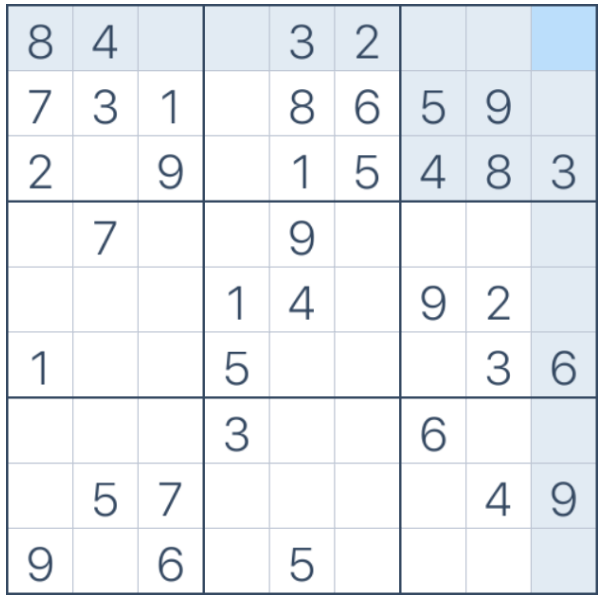
#> input picture images/sudokuEasy1.PNG, 603 x 600 px, found by its file name; its folder holds only this picture in this run
$ python main.py
#> lines starting #> are read from the running program, lines starting #| are printed output that depends on the picture; after the words box and inside, x2 and y2 are one past the last pixel; in counts of white or black regions, pixels touching at a corner belong together
#> in readImage, original_image is the input picture: shape (600, 603, 3); mean B, G, R 242.6, 238.9, 235.2
import cv2
import pytesseract
import numpy as np
from os import listdir
from os.path import isfile, join


pytesseract.pytesseract.tesseract_cmd = 'C:\\Program Files\\Tesseract-OCR\\tesseract.exe'
# config to filter digits
conf = r'--oem 3 --psm 6 -c tessedit_char_whitelist=123456789'


# [32 lines left out: functions get_index, draw_box, not called in this run]


def process_image(image):
    gray = cv2.cvtColor(image, cv2.COLOR_BGR2GRAY)
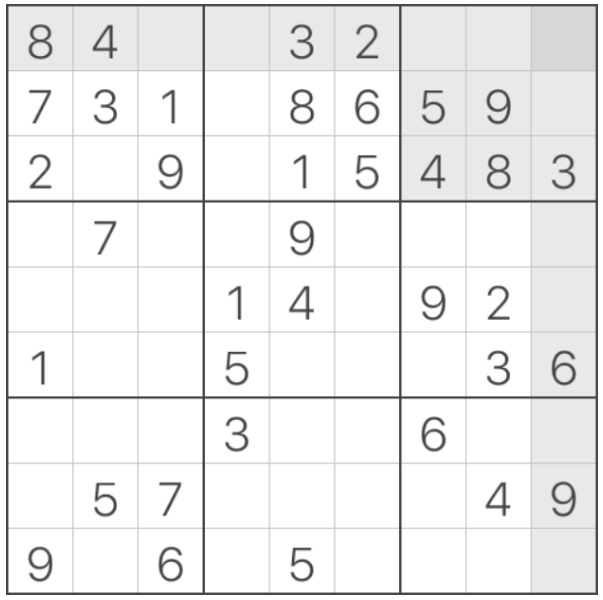
#> gray: shape (600, 603); min 69, max 255, mean 238.2
    thresh = cv2.threshold(
        gray, 0, 255, cv2.THRESH_BINARY_INV + cv2.THRESH_OTSU)[1]
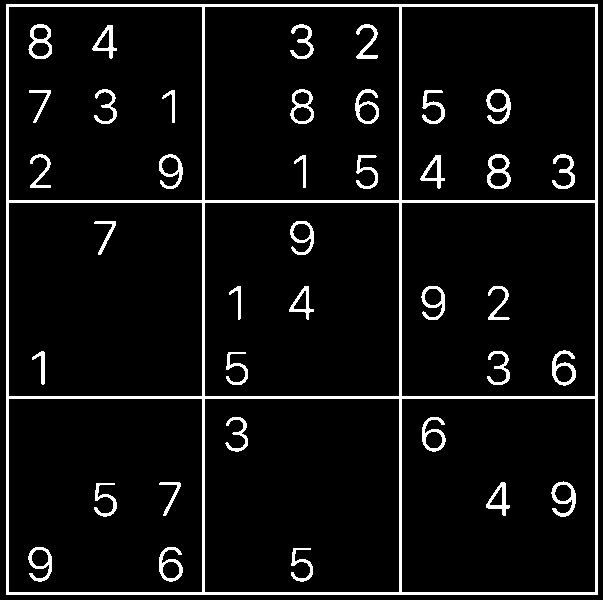
#> thresh: shape (600, 603); 6.7% white; 38 white regions, largest, box (x1, y1, x2, y2) and area: (6, 4, 598, 595) 14052, (487, 154, 511, 189) 365, (28, 24, 52, 59) 356

    # removing vertical lines from image
    vertical_kernel = cv2.getStructuringElement(cv2.MORPH_RECT, (1, 25))
    detected_lines = cv2.morphologyEx(
        thresh, cv2.MORPH_OPEN, vertical_kernel, iterations=2)
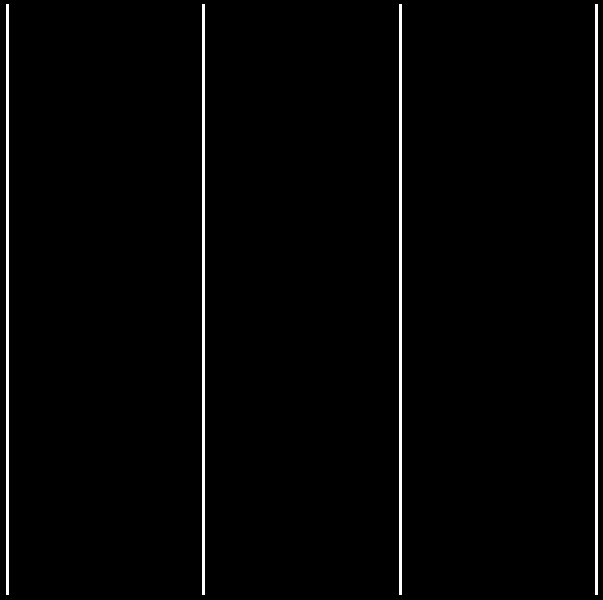
#> detected_lines: shape (600, 603); 2% white; 4 white regions
    cnts = cv2.findContours(
        detected_lines, cv2.RETR_EXTERNAL, cv2.CHAIN_APPROX_SIMPLE)
#> cnts = 4 contours; box (x1, y1, x2, y2) and area: (595, 4, 598, 595) 1180, (399, 4, 402, 595) 1180, (202, 4, 205, 595) 1180, (6, 4, 9, 595) 1180
    cnts = cnts[0] if len(cnts) == 2 else cnts[1]
    list_of_horizontal_points = []
    for c in cnts:
        # print("c is {c}".format(c=c[0][0][0]))
        list_of_horizontal_points.append(c[0][0][0])
        cv2.drawContours(image, [c], -1, (255, 255, 255), 2)
#> this loop made 4 passes
#> c on passes 1 to 4: [[595, 4], [595, 594], [597, 594], [597, 4]], [[399, 4], [399, 594], [401, 594], [401, 4]], [[202, 4], [202, 594], [204, 594], [204, 4]], [[6, 4], [6, 594], [8, 594], [8, 4]]
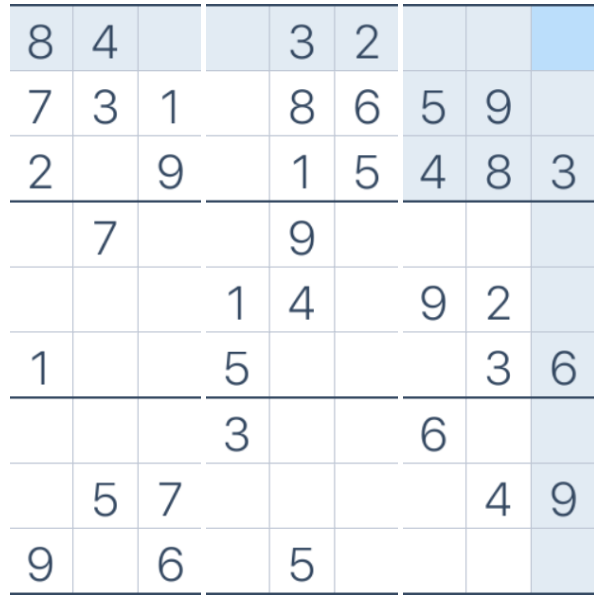
#> image: shape (600, 603, 3); 2.29% of pixels changed, all inside (x1, y1, x2, y2) = (6, 4, 598, 595)
#> after the loop, list_of_horizontal_points = [595, 399, 202, 6]
    w_start = min(list_of_horizontal_points)
#> w_start = 6
    w_puzzle = max(list_of_horizontal_points) - w_start
#> w_puzzle = 589
    # print("w is {w}".format(w=w_puzzle))

    # removing horizontal lines from image
    horizontal_kernel = cv2.getStructuringElement(cv2.MORPH_RECT, (25, 1))
    detected_lines = cv2.morphologyEx(
        thresh, cv2.MORPH_OPEN, horizontal_kernel, iterations=2)
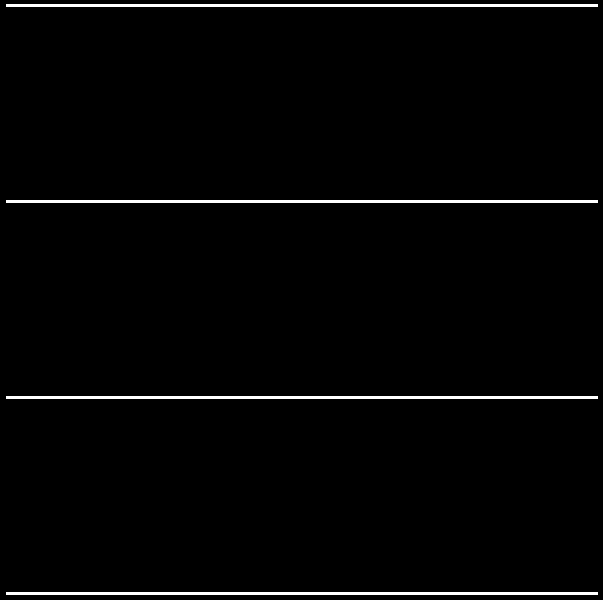
#> detected_lines: shape (600, 603); 2% white; 4 white regions
    cnts = cv2.findContours(
        detected_lines, cv2.RETR_EXTERNAL, cv2.CHAIN_APPROX_SIMPLE)
#> cnts = 4 contours; box (x1, y1, x2, y2) and area: (6, 592, 598, 595) 1182, (6, 396, 598, 399) 1182, (6, 200, 598, 203) 1182, (6, 4, 598, 7) 1182
    cnts = cnts[0] if len(cnts) == 2 else cnts[1]
    list_of_vertical_points = []
    for c in cnts:
        # print("c2 is {c}".format(c=c[0][0][1]))
        list_of_vertical_points.append(c[0][0][1])
        cv2.drawContours(image, [c], -1, (255, 255, 255), 2)
#> this loop made 4 passes
#> c on passes 1 to 4: [[6, 592], [6, 594], [597, 594], [597, 592]], [[6, 396], [6, 398], [597, 398], [597, 396]], [[6, 200], [6, 202], [597, 202], [597, 200]], [[6, 4], [6, 6], [597, 6], [597, 4]]
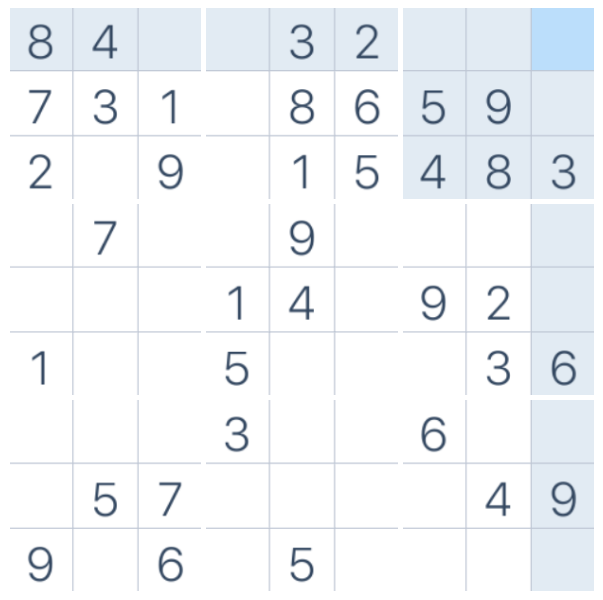
#> image: shape (600, 603, 3); 2.45% of pixels changed, all inside (x1, y1, x2, y2) = (10, 4, 594, 595)
#> after the loop, list_of_vertical_points = [592, 396, 200, 4]
    h_start = min(list_of_vertical_points)
#> h_start = 4
    h_puzzle = max(list_of_vertical_points) - h_start
#> h_puzzle = 588
    # print("h is {w}".format(w=h_puzzle))

    thresh = 175
    processed_image = cv2.threshold(
        image, thresh, 255, cv2.THRESH_BINARY)[1]
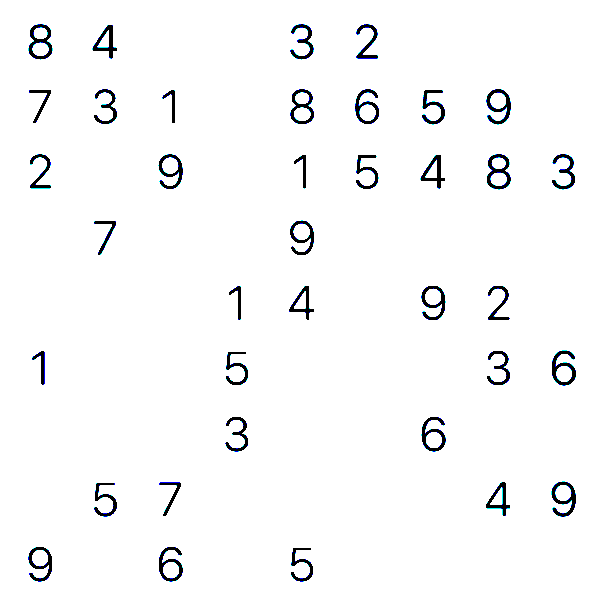
#> processed_image: shape (600, 603, 3); mean B, G, R 248.7, 248.1, 247.7
    processed_image = cv2.cvtColor(processed_image, cv2.COLOR_BGR2RGB)
    return processed_image, w_start, w_puzzle, h_start, h_puzzle


# [47 lines left out: function format_puzzle_list, not called in this run]


def readImage(name):

    link = './images/' + name
    original_image = cv2.imread(link)

    processed_image, w_start, w_puzzle, h_start, h_puzzle = process_image(original_image.copy())
#> w_start = 6; w_puzzle = 589; h_start = 4; h_puzzle = 588
    h_img, w_img = processed_image.shape[0], processed_image.shape[1]

    # print(pytesseract.image_to_string(image, config=conf))

    print(name)
    puzzle_list = [None] * 81

    boxes = pytesseract.image_to_boxes(processed_image, config=conf)
    for box in boxes.splitlines():
        draw_box(processed_image, original_image, box, h_img, w_img, h_puzzle,
                w_puzzle, h_start, w_start, puzzle_list)

    # checked_image would be a full white image if all numbers are detected
    # below checks if checked_image is white
    if np.mean(processed_image) <= 254.9:
        for num in range(3):
            new_boxes = pytesseract.image_to_boxes(processed_image, config=conf)
            for new_box in new_boxes.splitlines():
                draw_box(processed_image, original_image,
                        new_box, h_img, w_img, h_puzzle, w_puzzle, h_start, w_start, puzzle_list)

            if np.mean(processed_image) > 254.9:
                break
            processed_image = cv2.erode(processed_image, (3, 3), iterations=1)

        if np.mean(processed_image) <= 254.9:
            print(np.mean(processed_image))
            raise ValueError("puzzle not fully read")

    # print(puzzle_list)
    # cv2.imshow(name, original_image)
    original_image = cv2.cvtColor(original_image, cv2.COLOR_BGR2RGB)
    return format_puzzle_list(puzzle_list), original_image
    # cv2.imshow(name + " check", processedImage)


def main():
    mypath = "./images"
    onlyfiles = [f for f in listdir(mypath) if isfile(join(mypath, f))]
    for filename in onlyfiles:
        try:
            puzzle_list, image = readImage(filename)
            print(puzzle_list)
        except ValueError as err:
            print(err.args)


if __name__ == "__main__":
    main()
#> (the call stopped at in readImage, `boxes = pytesseract.image_to_boxes(processed_image, config=conf)`: pytesseract is not available in this run)


# cv2.waitKey(0)

$ run again, on images/sudokuExpert2.PNG
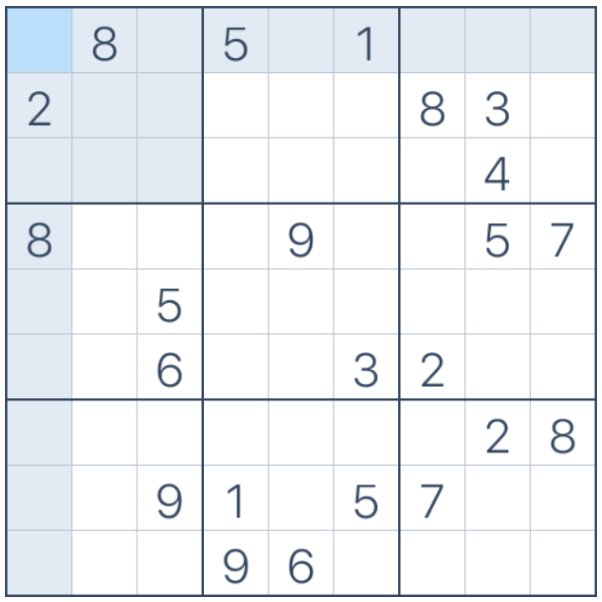
#> input picture images/sudokuExpert2.PNG, 602 x 602 px, found by its file name
#> in readImage, original_image is the input picture: shape (602, 602, 3); mean B, G, R 244, 240.4, 236.9
#> thresh: shape (602, 602); 5.5% white; 24 white regions, largest, box (x1, y1, x2, y2) and area: (5, 6, 597, 597) 13551, (27, 222, 51, 258) 358, (93, 26, 117, 61) 353
#> in process_image, `cnts = cv2.findContours( detected_lines, cv2.RETR_EXTERNAL, cv2.CHAIN_..`: cnts = 4 contours; box (x1, y1, x2, y2) and area: (398, 6, 401, 597) 1180, (201, 6, 204, 597) 1180, (5, 6, 8, 597) 1180, (594, 6, 597, 597) 658
#> the loop in process_image, `for c in cnts: # print("c is {c}".format(c=c[0][0][0]))` made 4 passes
#> c on passes 2 to 4: [[398, 6], [398, 596], [400, 596], [400, 6]], [[201, 6], [201, 596], [203, 596], [203, 6]], [[5, 6], [5, 596], [7, 596], [7, 6]]
#> after the loop in process_image, `for c in cnts:`: list_of_horizontal_points = [594, 398, 201, 5]
#> in process_image, `w_start = min(list_of_horizontal_points)`: w_start = 5
#> in process_image, `w_puzzle = max(list_of_horizontal_points) - w_start`: w_puzzle = 589
#> in process_image, `cnts = cv2.findContours( detected_lines, cv2.RETR_EXTERNAL, cv2.CHAIN_..`: cnts = 4 contours; box (x1, y1, x2, y2) and area: (5, 594, 597, 597) 1182, (5, 398, 597, 401) 1182, (5, 202, 597, 205) 1182, (5, 6, 597, 9) 1182
#> the loop in process_image, `for c in cnts: # print("c2 is {c}".format(c=c[0][0][1]))` made 4 passes
#> c on passes 1 to 4: [[5, 594], [5, 596], [596, 596], [596, 594]], [[5, 398], [5, 400], [596, 400], [596, 398]], [[5, 202], [5, 204], [596, 204], [596, 202]], [[5, 6], [5, 8], [596, 8], [596, 6]]
#> after the loop in process_image, `for c in cnts:`:
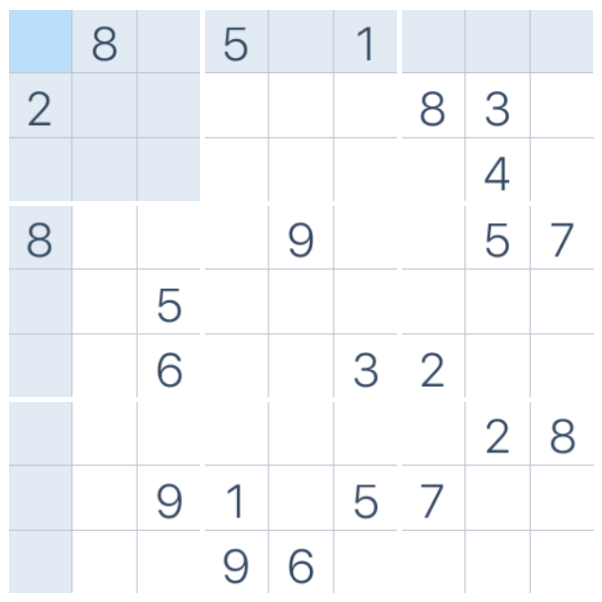
#> image: shape (602, 602, 3); mean B, G, R 249, 246.3, 243.5
#> after the loop in process_image, `for c in cnts:`: list_of_vertical_points = [594, 398, 202, 6]
#> in process_image, `h_start = min(list_of_vertical_points)`: h_start = 6
#> in process_image, `h_puzzle = max(list_of_vertical_points) - h_start`: h_puzzle = 588
#> in process_image, `processed_image = cv2.threshold( image, thresh, 255, cv2.THRESH_BINARY..`:
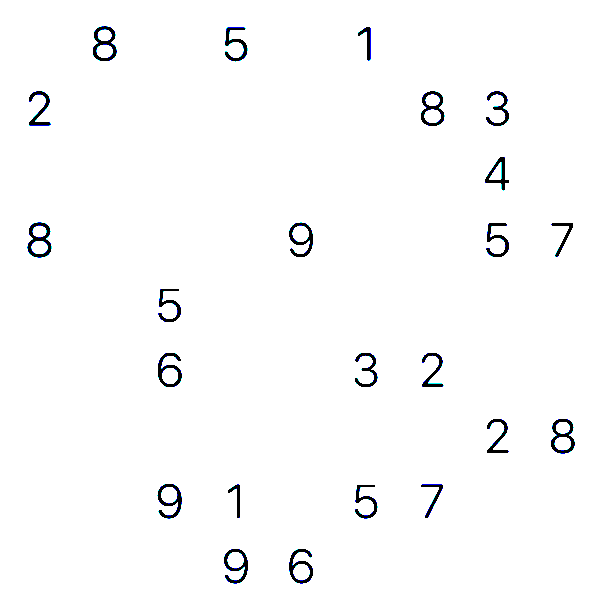
#> processed_image: shape (602, 602, 3); mean B, G, R 251.1, 250.7, 250.5
#> in readImage, `processed_image, w_start, w_puzzle, h_start, h_puzzle = process_image(..`: w_start = 5; w_puzzle = 589; h_start = 6; h_puzzle = 588

$ run again, on images/sudokuHard1.PNG
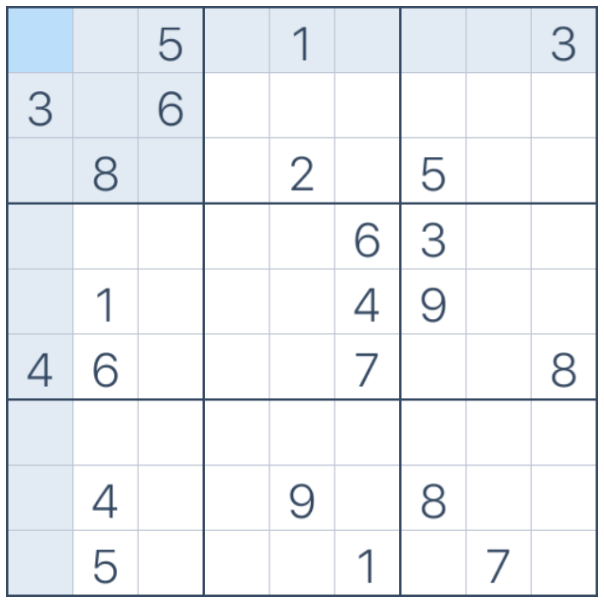
#> input picture images/sudokuHard1.PNG, 604 x 602 px, found by its file name
#> in readImage, original_image is the input picture: shape (602, 604, 3); mean B, G, R 244.1, 240.6, 237.1
#> thresh: shape (602, 604); 5.4% white; 24 white regions, largest, box (x1, y1, x2, y2) and area: (6, 6, 598, 597) 13551, (94, 156, 118, 191) 360, (159, 91, 183, 126) 354
#> in process_image, `cnts = cv2.findContours( detected_lines, cv2.RETR_EXTERNAL, cv2.CHAIN_..`: cnts = 4 contours; box (x1, y1, x2, y2) and area: (399, 6, 402, 597) 1180, (202, 6, 205, 597) 1180, (6, 6, 9, 597) 1180, (595, 6, 598, 597) 658
#> the loop in process_image, `for c in cnts: # print("c is {c}".format(c=c[0][0][0]))` made 4 passes
#> c on passes 2 to 4: [[399, 6], [399, 596], [401, 596], [401, 6]], [[202, 6], [202, 596], [204, 596], [204, 6]], [[6, 6], [6, 596], [8, 596], [8, 6]]
#> after the loop in process_image, `for c in cnts:`: list_of_horizontal_points = [595, 399, 202, 6]
#> in process_image, `w_start = min(list_of_horizontal_points)`: w_start = 6
#> in process_image, `w_puzzle = max(list_of_horizontal_points) - w_start`: w_puzzle = 589
#> in process_image, `cnts = cv2.findContours( detected_lines, cv2.RETR_EXTERNAL, cv2.CHAIN_..`: cnts = 4 contours; box (x1, y1, x2, y2) and area: (6, 594, 598, 597) 1182, (6, 398, 598, 401) 1182, (6, 202, 598, 205) 1182, (6, 6, 598, 9) 1182
#> the loop in process_image, `for c in cnts: # print("c2 is {c}".format(c=c[0][0][1]))` made 4 passes
#> c on passes 1 to 4: [[6, 594], [6, 596], [597, 596], [597, 594]], [[6, 398], [6, 400], [597, 400], [597, 398]], [[6, 202], [6, 204], [597, 204], [597, 202]], [[6, 6], [6, 8], [597, 8], [597, 6]]
#> after the loop in process_image, `for c in cnts:`:
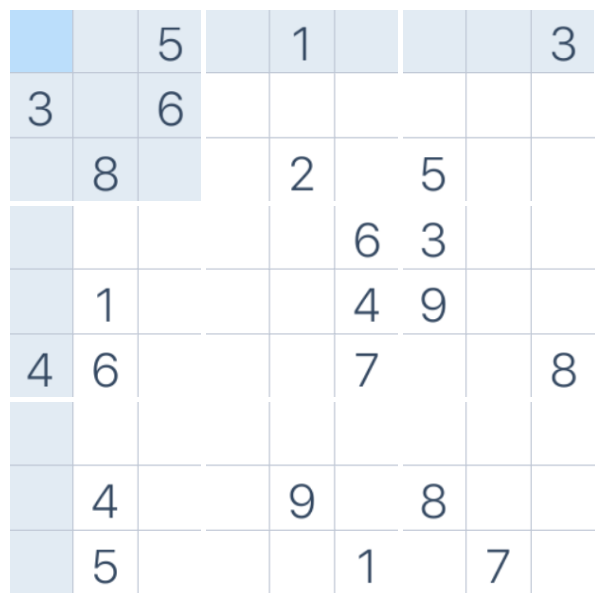
#> image: shape (602, 604, 3); mean B, G, R 249.1, 246.4, 243.6
#> after the loop in process_image, `for c in cnts:`: list_of_vertical_points = [594, 398, 202, 6]
#> in process_image, `h_start = min(list_of_vertical_points)`: h_start = 6
#> in process_image, `h_puzzle = max(list_of_vertical_points) - h_start`: h_puzzle = 588
#> in process_image, `processed_image = cv2.threshold( image, thresh, 255, cv2.THRESH_BINARY..`:
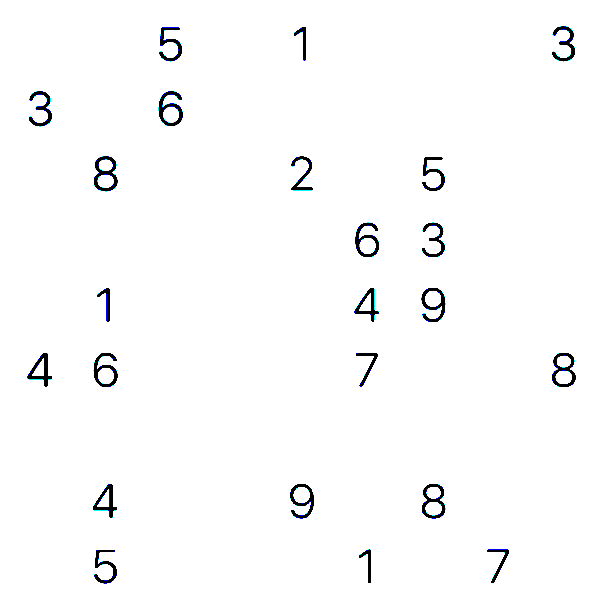
#> processed_image: shape (602, 604, 3); mean B, G, R 251.1, 250.8, 250.5
#> in readImage, `processed_image, w_start, w_puzzle, h_start, h_puzzle = process_image(..`: w_start = 6; w_puzzle = 589; h_start = 6; h_puzzle = 588
